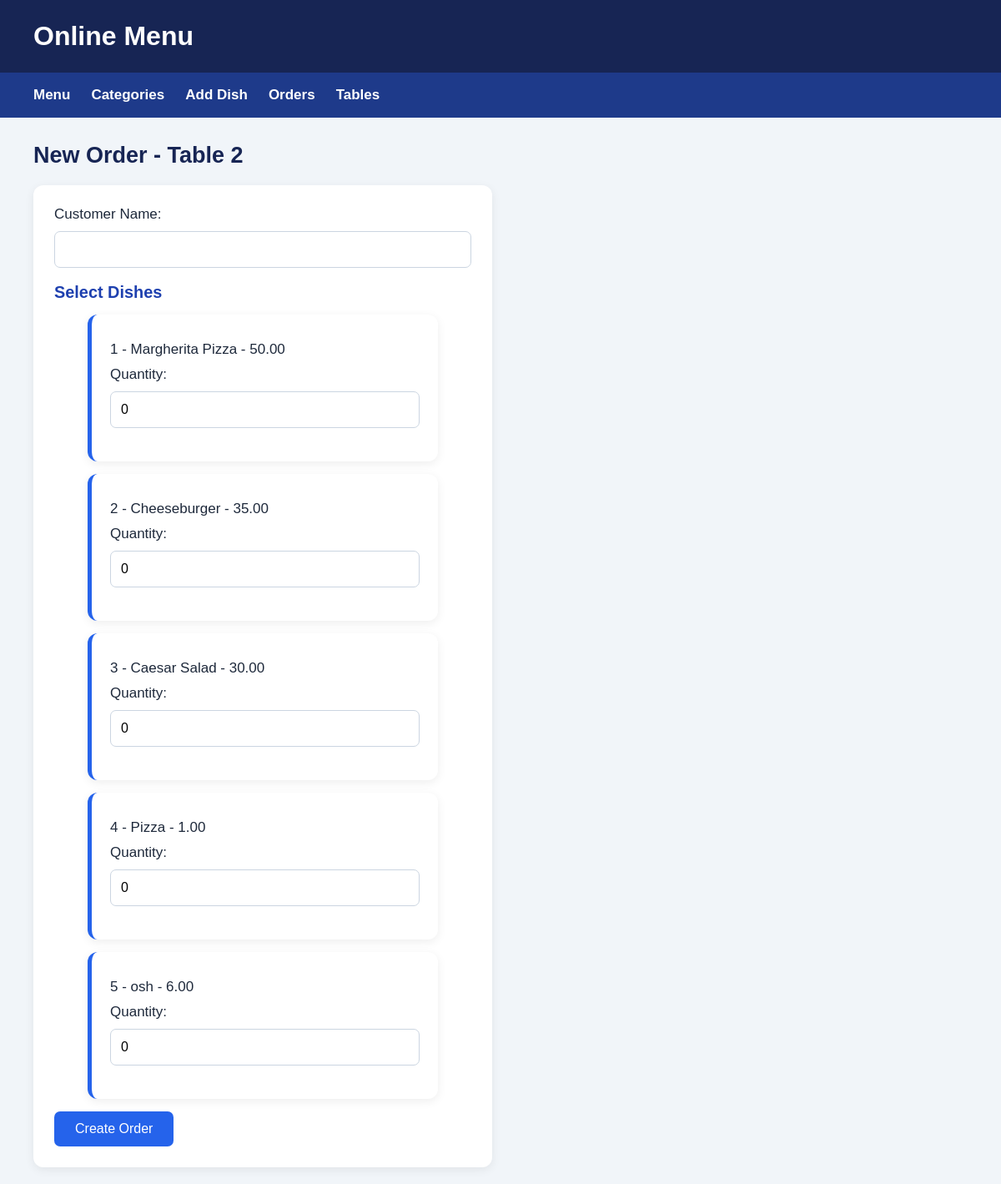
The app's page /add-order/1/ with its own data.
### my_web/models.py (models this page shows, shortened)
class Table(models.Model):
    number = models.IntegerField(unique=True)
    is_occupied = models.BooleanField(default=False)

class Dish(models.Model):
    category = models.ForeignKey(Category, on_delete=models.CASCADE)
    name = models.CharField(max_length=100)
    price = models.DecimalField(max_digits=8, decimal_places=2)

### my_web/views.py (the view, shortened to what this page needs)
# urls.py: path('add-order/<int:table_id>/', views.add_order, name='add_order'),
def add_order(request, table_id):
    table = get_object_or_404(Table, id=table_id)
    if table.is_occupied:
        return redirect('index')
    return render(request, 'add_order.html', {
        'table': table,
        'dishes': Dish.objects.all()
    })

### templates/add_order.html (shortened to what this page needs)
{% extends 'base.html' %}
{% block content %}
<h2>New Order - Table {{ table.number }}</h2>
<form method="POST">
    <label>Customer Name:</label>
    <input type="text" name="customer_name" required>
    <h3>Select Dishes</h3>
    {% for dish in dishes %}
        <div class="item">
            <p>
                {{ dish.id }} - {{ dish.name }} - {{ dish.price }}
            </p>
            <label>Quantity:</label>
            <input type="number"
                   name="dish_{{ dish.id }}"
                   value="0"
                   min="0">
        </div>
    {% empty %}
        <p>No dishes available.</p>
    {% endfor %}
    <button type="submit">Create Order</button>
</form>
{% endblock %}

### static/home.css (style rules this page uses)
* { margin: 0; padding: 0; box-sizing: border-box; }
body { font-family: Arial, sans-serif; background: #f1f5f9; color: #1e293b; font-size: 17px; }
h2 { margin: 30px 40px 20px; color: #172554; font-size: 27px; }
h3 { color: #1e40af; margin-bottom: 10px; }
.item { background: white; margin: 15px 40px; padding: 22px; border-radius: 12px; box-shadow: 0 3px 12px #00000012; border-left: 5px solid #2563eb; }
p { margin: 10px 0; }
form { background: white; padding: 25px; margin: 20px 40px; max-width: 550px; border-radius: 12px; box-shadow: 0 3px 12px #00000012; }
input, select, textarea { width: 100%; padding: 12px; margin: 10px 0 18px; border: 1px solid #cbd5e1; border-radius: 7px; font-size: 16px; }
button { background: #2563eb; color: white; border: none; padding: 12px 25px; border-radius: 7px; font-size: 16px; cursor: pointer; }

### records on screen
Table: number "2"
Dish: id "1", name "Margherita Pizza", price "50.00"
Dish: id "2", name "Cheeseburger", price "35.00"
Dish: id "3", name "Caesar Salad", price "30.00"
Dish: id "4", name "Pizza", price "1.00"
Dish: id "5", name "osh", price "6.00"
